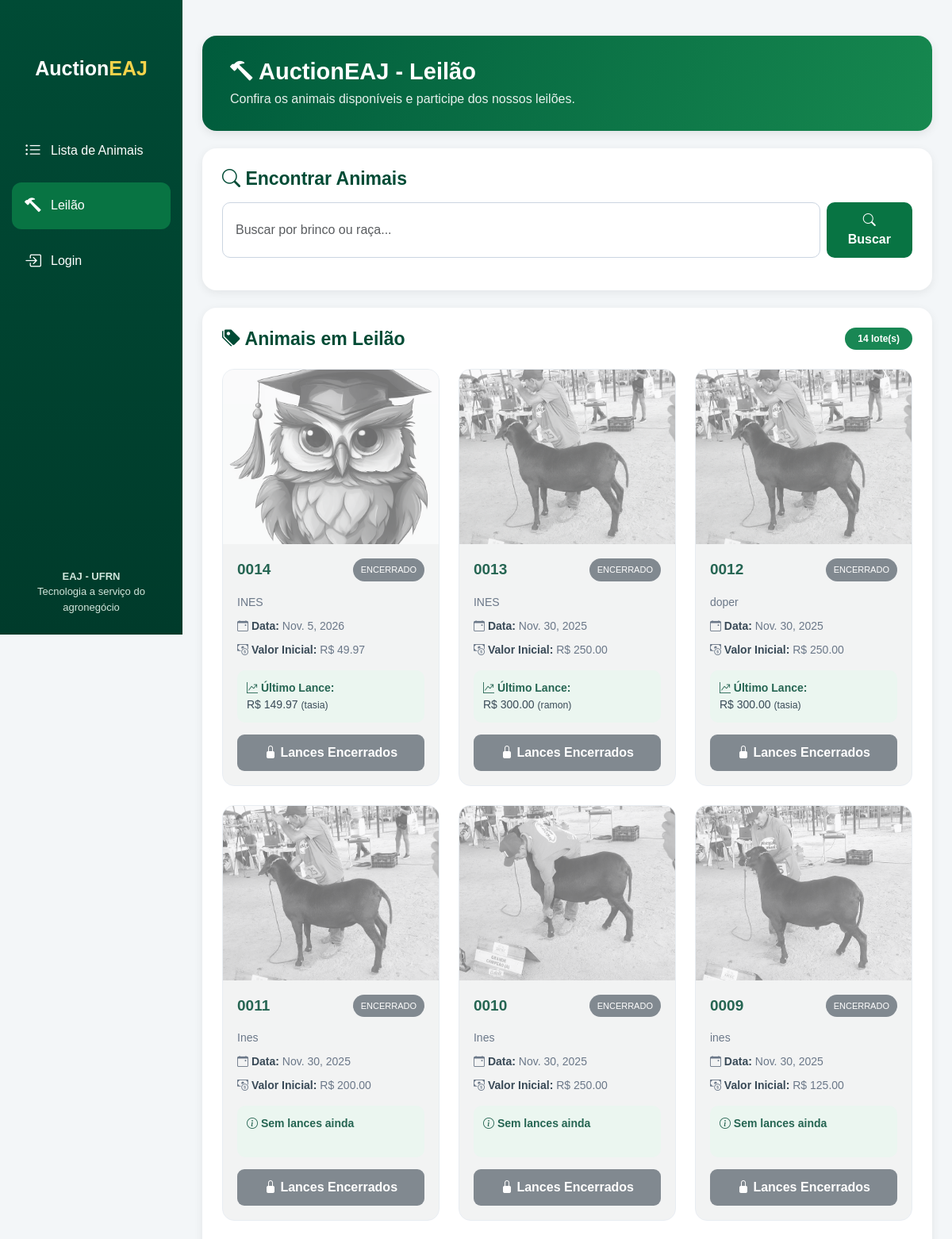
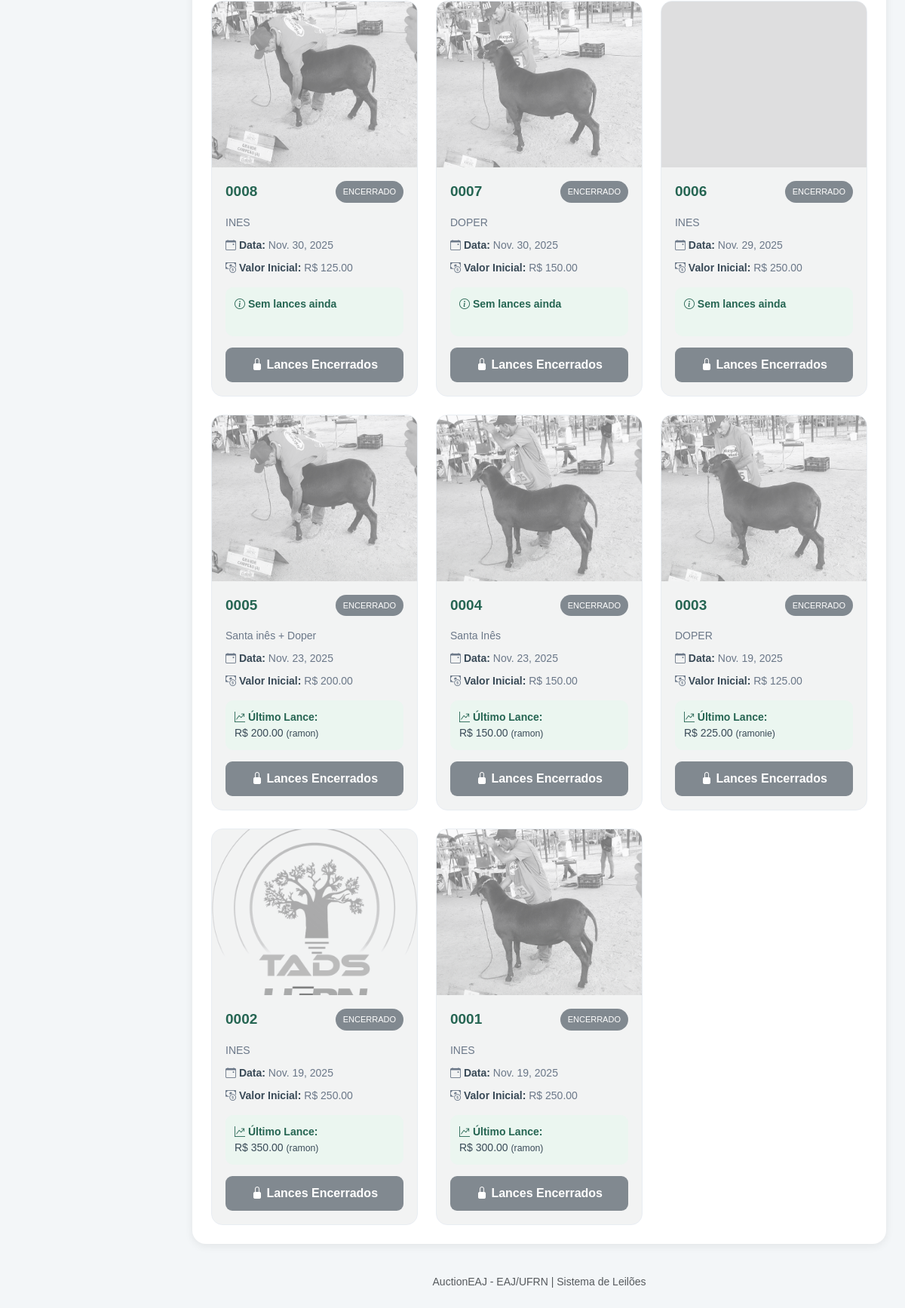
The page / on the database its author committed (2 pictures, top to bottom).
### ovinos/models.py (models this page shows, shortened)
class LoteLeilao(models.Model):
    numero_lote = models.CharField(max_length=50, unique=True)
    descricao = models.TextField()
    data_leilao = models.DateField()
    preco_inicial = models.DecimalField(max_digits=10, decimal_places=2)
    foto = models.ImageField(upload_to='fotos_ovinos/', blank=True, null=True)
    encerrado = models.BooleanField(default=False)

class Lance(models.Model):
    lote = models.ForeignKey(LoteLeilao, on_delete=models.CASCADE, related_name='lances', null=True, blank=True)
    usuario = models.ForeignKey(User, on_delete=models.CASCADE)
    valor = models.DecimalField(max_digits=10, decimal_places=2)
    data_hora = models.DateTimeField(auto_now_add=True)

### ovinos/views.py (the view)
# urls.py: path('', views.home, name='home'),
def home(request):
    return leilao_view(request)

### ovinos/views.py (called while the page is built)
def leilao_view(request):
    q = request.GET.get('q')
    lotes = LoteLeilao.objects.all().order_by('-id')
    if q:
        lotes = lotes.filter(
            Q(numero_lote__icontains=q) | Q(descricao__icontains=q)
        )
    return render(request, 'ovinos/leilao_view.html', {'lotes': lotes})

### ovinos/templates/ovinos/leilao_view.html (shortened to what this page needs)
<!DOCTYPE html>
<html lang="pt-br">
<head>
    <link href="https://cdn.jsdelivr.net/npm/bootstrap@5.3.0/dist/css/bootstrap.min.css" rel="stylesheet">
    <link rel="stylesheet" href="https://cdn.jsdelivr.net/npm/bootstrap-icons@1.11.3/font/bootstrap-icons.min.css">
</head>
<body>
<aside class="sidebar">
    <div class="logo">
        <br>
        Auction<span>EAJ</span>
    </div>
    <a href="{% url 'lista_ovinos' %}">
        <i class="bi bi-list-ul"></i>
        Lista de Animais
    </a>
    <a href="{% url 'leilao_view' %}" class="active">
        <i class="bi bi-hammer"></i>
        Leilão
    </a>
    {% if user.is_authenticated %}
        <a href="{% url 'perfil' %}">
            <i class="bi bi-person-circle"></i>
            Meu Perfil
        </a>
       <form method="POST" action="{% url 'logout' %}">
    {% csrf_token %}
    <button type="submit" class="sidebar-logout">
        <i class="bi bi-box-arrow-in-right"></i>
        Sair
    </button>
</form>
    {% else %}
        <a href="{% url 'login' %}">
            <i class="bi bi-box-arrow-in-right"></i>
            Login
        </a>
    {% endif %}
    <div class="sidebar-footer">
        <strong>EAJ - UFRN</strong><br>
        Tecnologia a serviço do agronegócio
    </div>
</aside>
<main class="main-content">
    <section class="page-header">
        <h1>
            <i class="bi bi-hammer"></i>
            AuctionEAJ - Leilão
        </h1>
        <p>
            Confira os animais disponíveis e participe dos nossos leilões.
        </p>
    </section>
    <section class="content-card">
        <h4 class="section-title mb-3">
            <i class="bi bi-search"></i>
            Encontrar Animais
        </h4>
        <form method="get" class="d-flex gap-2 mb-3 search-form">
            <input
                type="text"
                name="q"
                class="form-control search-bar"
                placeholder="Buscar por brinco ou raça..."
                value="{{ request.GET.q }}"
            >
            <button type="submit" class="btn-search">
                <i class="bi bi-search"></i>
                Buscar
            </button>
        </form>
    </section>
    <section class="content-card">
        <div class="d-flex justify-content-between align-items-center flex-wrap mb-4">
            <h4 class="section-title mb-0">
                <i class="bi bi-tags-fill"></i>
                Animais em Leilão
            </h4>
            {% if lotes %}
                <span class="badge text-bg-success rounded-pill px-3 py-2">
                    {{ lotes|length }} lote(s)
                </span>
            {% endif %}
        </div>
        {% if lotes %}
            <div class="row g-4">
                {% for lote in lotes %}
                    <div class="col-xl-4 col-md-6">
                        <div class="animal-card {% if lote.encerrado %}encerrado{% endif %}">
                            {% if lote.foto %}
                                <img src="{{ lote.foto.url }}" alt="Foto do animal">
                            {% else %}
                                <img
                                    src="https://via.placeholder.com/400x300?text=Sem+Foto"
                                    alt="Animal sem foto"
                                >
                            {% endif %}
                            <div class="animal-card-body">
                                <div class="d-flex justify-content-between align-items-center mb-3">
                                    <h5 class="mb-0">
                                        {{ lote.numero_lote }}
                                    </h5>
                                    {% if lote.encerrado %}
                                        <span class="badge-encerrado">
                                            ENCERRADO
                                        </span>
                                    {% else %}
                                        <span class="badge text-bg-success rounded-pill">
                                            Disponível
                                        </span>
                                    {% endif %}
                                </div>
                                <p>
                                    {{ lote.descricao|truncatewords:20 }}
                                </p>
                                <p>
                                    <i class="bi bi-calendar-event"></i>
                                    <strong>Data:</strong>
                                    {{ lote.data_leilao }}
                                </p>
                                <p>
                                    <i class="bi bi-cash-coin"></i>
                                    <strong>Valor Inicial:</strong>
                                    R$ {{ lote.preco_inicial }}
                                </p>
                                <div class="lance-box" id="ultimo-lance-{{ lote.id }}">
                                    {% if lote.lances.last %}
                                        <strong>
                                            <i class="bi bi-graph-up-arrow"></i>
                                            Último Lance:
                                        </strong>
                                        <br>
                                        R$ {{ lote.lances.last.valor }}
                                        <small>
                                            ({{ lote.lances.last.usuario.username }})
                                        </small>
                                    {% else %}
                                        <strong>
                                            <i class="bi bi-info-circle"></i>
                                            Sem lances ainda
                                        </strong>
                                    {% endif %}
                                </div>
                                {% if lote.encerrado %}
                                    <button class="btn-disabled" disabled>
                                        <i class="bi bi-lock-fill"></i>
                                        Lances Encerrados
                                    </button>
                                {% endif %}
                            </div>
                        </div>
                    </div>
                {% endfor %}
            </div>
        {% else %}
            <div class="alert alert-warning mb-0">
                <i class="bi bi-info-circle"></i>
                Nenhum lote cadastrado ainda.
            </div>
        {% endif %}
    </section>
    <footer class="text-center text-muted py-3">
        <small>
            AuctionEAJ - EAJ/UFRN | Sistema de Leilões
        </small>
    </footer>
</main>
</body>
</html>

### ovinos/templates/ovinos/leilao_view.html (style rules this page uses)
:root { --verde: #087443; --verde-escuro: #004b35; --verde-claro: #e8f5ee; --fundo: #f3f6f8; --texto: #172b3a; }
* { box-sizing: border-box; }
body { margin: 0; background: var(--fundo); color: var(--texto); font-family: Arial, sans-serif; }
.sidebar { width: 230px; min-height: 100vh; background: linear-gradient(180deg, #004b35, #003b2b); color: white; position: fixed; top: 0; left: 0; padding: 30px 15px; z-index: 1000; }
.logo { text-align: center; margin-bottom: 55px; font-size: 25px; font-weight: bold; color: white; }
.logo span { color: #f5d34b; }
.sidebar a { display: flex; align-items: center; gap: 12px; padding: 14px 16px; color: white; text-decoration: none; border-radius: 12px; margin-bottom: 10px; transition: .2s; }
.sidebar a:hover, .sidebar a.active { background: var(--verde); }
.sidebar a i { font-size: 21px; }
.sidebar-footer { position: absolute; bottom: 25px; left: 15px; right: 15px; text-align: center; color: #d0e5db; font-size: 13px; }
.main-content { margin-left: 230px; padding: 25px; }
.page-header { background: linear-gradient(110deg, #005b3c, #16884f); color: white; border-radius: 18px; padding: 28px 35px; margin-bottom: 22px; box-shadow: 0 4px 12px rgba(0,0,0,.08); }
.page-header h1 { font-size: 29px; font-weight: bold; margin-bottom: 5px; }
.page-header p { margin: 0; opacity: .9; }
.content-card { background: white; border-radius: 18px; padding: 25px; margin-bottom: 22px; box-shadow: 0 3px 12px rgba(0,0,0,.07); }
.section-title { font-size: 23px; font-weight: bold; color: var(--verde-escuro); }
.search-bar { border-radius: 10px; padding: 12px 16px; border: 1px solid #cbd5e1; }
.btn-search { background: var(--verde); color: white; border: none; border-radius: 10px; padding: 11px 22px; font-weight: bold; }
.animal-card { background: white; border: 1px solid #e5eaf0; border-radius: 15px; overflow: hidden; height: 100%; transition: .25s; }
.animal-card img { width: 100%; height: 220px; object-fit: cover; }
.animal-card-body { padding: 18px; }
.animal-card h5 { color: var(--verde-escuro); font-weight: bold; font-size: 19px; }
.animal-card p { font-size: 14px; margin-bottom: 9px; color: #526174; }
.animal-card strong { color: var(--texto); }
.lance-box { background: var(--verde-claro); border-radius: 10px; padding: 12px; margin: 15px 0; font-size: 14px; min-height: 65px; }
.lance-box strong { color: var(--verde-escuro); }
.encerrado { background: #f0f1f2; opacity: .85; }
.encerrado img { filter: grayscale(100%); opacity: .65; }
.badge-encerrado { background: #6c757d; color: white; font-size: 11px; padding: 6px 10px; border-radius: 20px; vertical-align: middle; }
.btn-disabled { background: #6c757d; color: white; border-radius: 9px; padding: 11px; width: 100%; border: none; font-weight: bold; }

### rows shown on the page
LoteLeilao: foto (picture), numero_lote "0014", encerrado "ENCERRADO", descricao "INES", data_leilao "Nov. 5, 2026", preco_inicial "49.97", lances.last.valor "149.97", lances.last.usuario.username "tasia"
LoteLeilao: foto (picture), numero_lote "0013", encerrado "ENCERRADO", descricao "INES", data_leilao "Nov. 30, 2025", preco_inicial "250.00", lances.last.valor "300.00", lances.last.usuario.username "ramon"
LoteLeilao: foto (picture), numero_lote "0012", encerrado "ENCERRADO", descricao "doper", data_leilao "Nov. 30, 2025", preco_inicial "250.00", lances.last.valor "300.00", lances.last.usuario.username "tasia"
LoteLeilao: foto (picture), numero_lote "0011", encerrado "ENCERRADO", descricao "Ines", data_leilao "Nov. 30, 2025", preco_inicial "200.00", shows "Sem lances ainda"
LoteLeilao: foto (picture), numero_lote "0010", encerrado "ENCERRADO", descricao "Ines", data_leilao "Nov. 30, 2025", preco_inicial "250.00", shows "Sem lances ainda"
LoteLeilao: foto (picture), numero_lote "0009", encerrado "ENCERRADO", descricao "ines", data_leilao "Nov. 30, 2025", preco_inicial "125.00", shows "Sem lances ainda"
LoteLeilao: foto (picture), numero_lote "0008", encerrado "ENCERRADO", descricao "INES", data_leilao "Nov. 30, 2025", preco_inicial "125.00", shows "Sem lances ainda"
LoteLeilao: foto (picture), numero_lote "0007", encerrado "ENCERRADO", descricao "DOPER", data_leilao "Nov. 30, 2025", preco_inicial "150.00", shows "Sem lances ainda"
LoteLeilao: numero_lote "0006", encerrado "ENCERRADO", descricao "INES", data_leilao "Nov. 29, 2025", preco_inicial "250.00", shows "Sem lances ainda"
LoteLeilao: foto (picture), numero_lote "0005", encerrado "ENCERRADO", descricao "Santa inês + Doper", data_leilao "Nov. 23, 2025", preco_inicial "200.00", lances.last.valor "200.00", lances.last.usuario.username "ramon"
LoteLeilao: foto (picture), numero_lote "0004", encerrado "ENCERRADO", descricao "Santa Inês", data_leilao "Nov. 23, 2025", preco_inicial "150.00", lances.last.valor "150.00", lances.last.usuario.username "ramon"
LoteLeilao: foto (picture), numero_lote "0003", encerrado "ENCERRADO", descricao "DOPER", data_leilao "Nov. 19, 2025", preco_inicial "125.00", lances.last.valor "225.00", lances.last.usuario.username "ramonie"
LoteLeilao: foto (picture), numero_lote "0002", encerrado "ENCERRADO", descricao "INES", data_leilao "Nov. 19, 2025", preco_inicial "250.00", lances.last.valor "350.00", lances.last.usuario.username "ramon"
LoteLeilao: foto (picture), numero_lote "0001", encerrado "ENCERRADO", descricao "INES", data_leilao "Nov. 19, 2025", preco_inicial "250.00", lances.last.valor "300.00", lances.last.usuario.username "ramon"

### other values the page prints
{{ lotes|length }} "14"
